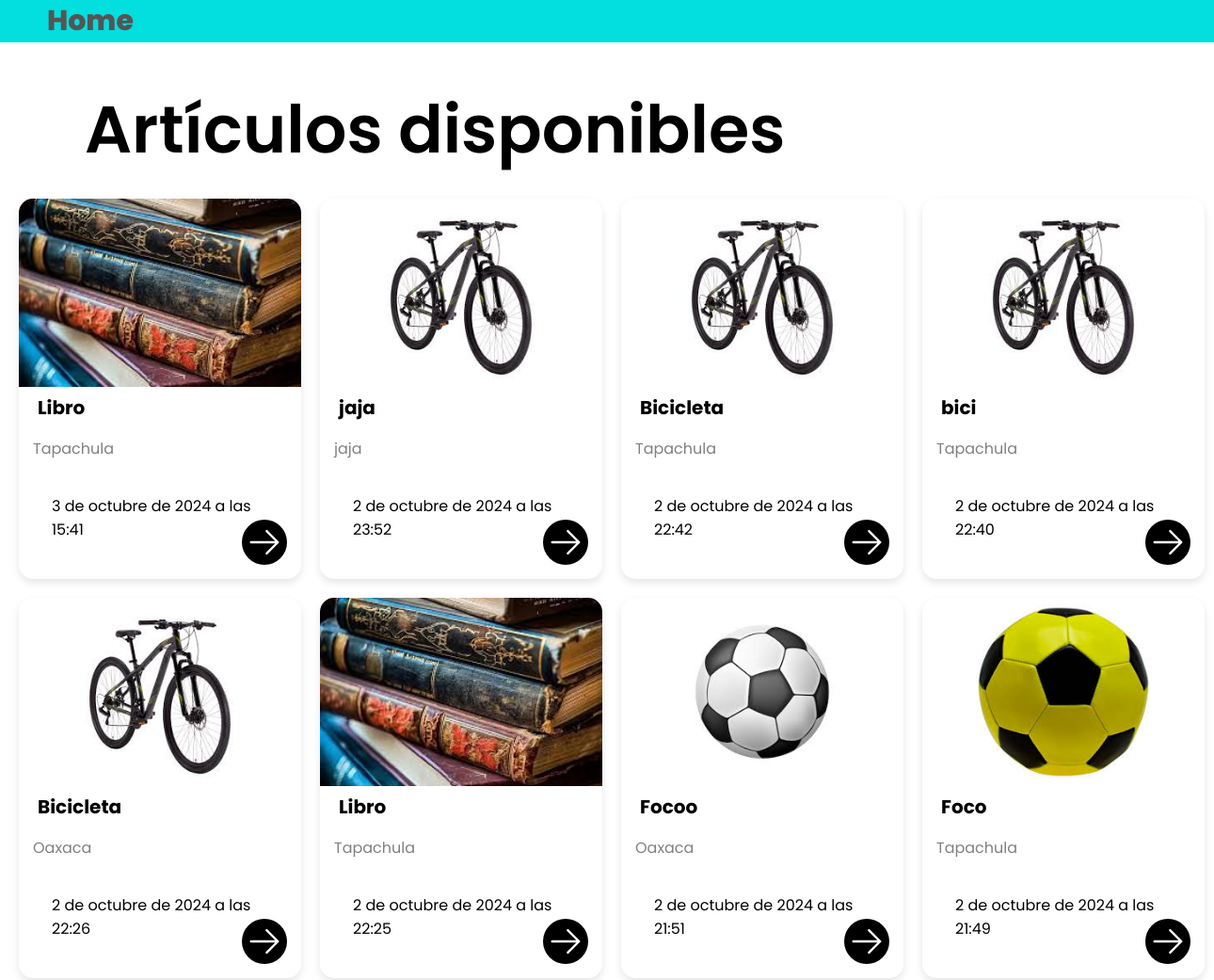
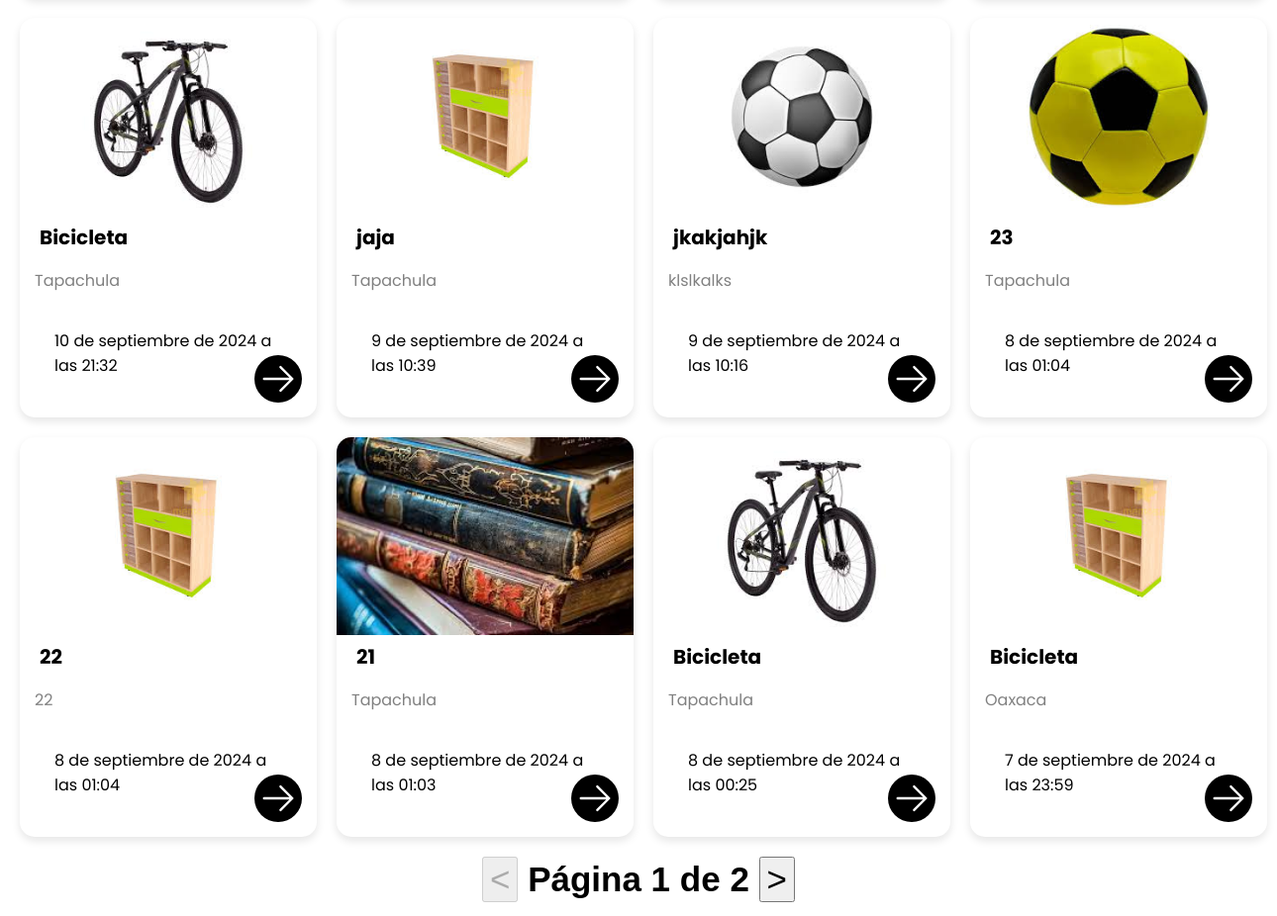
The page /articulosdisponibles on the database its author committed (2 pictures, top to bottom).
### core/models.py (models this page shows, shortened)
class Articulo(models.Model):
    nombre = models.CharField(max_length=100)
    descripcion = models.TextField()
    ubicacion = models.CharField(max_length=100)
    fecha_subida = models.DateTimeField(auto_now_add=True)
    fecha_actualizacion = models.DateTimeField(auto_now=True)
    imagen = models.ImageField(upload_to='articulos/', null=False, blank=False)
    usuario = models.ForeignKey(User, on_delete=models.CASCADE, null=False,blank=False)

### core/views.py (the view)
# urls.py: path('articulosdisponibles',ArticuloViewAll.as_view(),name="articulos-view-all"),
class ArticuloViewAll(ListView):
    model = Articulo
    template_name = 'core/articulos_listado.html'
    context_object_name = 'articulos'
    paginate_by = 16
    ordering = ['-fecha_subida']

### core/templates/core/articulos_listado.html (shortened to what this page needs)
{% load static %}
<!DOCTYPE html>
<html lang="es">
  <head>
    <link rel="stylesheet" href="{% static 'core/styles/style_listado_articulos.css' %}" />
    <link rel="stylesheet" href="https://unpkg.com/aos@next/dist/aos.css" />
  </head>
  <body>
    <main>
      <div class="container-bread">
        <div class="breadcrumb">
          <a href="{% url 'articulo-list' %}">Home</a>
        </div>
      </div>
      <section id="product-section">
        <div class="product-section-text-container">
          <div>
            <h2 class="product-section__title">Artículos disponibles</h2>
          </div>
        </div>
        <div class="card-container">
          {% for articulo in articulos %}
          <div class="card">
            <div class="card-img">
              {% if articulo.imagen %}
              <img src="{{articulo.imagen.url}}" alt="image1" class="zoom" data-articulo-id="{{articulo.pk}}"/>
              {% else %}
              <h2 class="no-images" style="margin-bottom: 95px;">No hay imagenes disponibles</h2>
              {% endif %}
            </div>
            <div class="card-content">
              <h2 class="item-name">{{articulo.nombre}}</h2>
              <p class="item-location">{{articulo.ubicacion}}</p>
              <p class="item-datetime" style="padding: 20px;">{{articulo.fecha_subida}}</p>
              <button type="button" class="arrow-icon" onclick="location.href='{% url 'articulo-detail' articulo.pk %}'">
                <svg
                  xmlns="http://www.w3.org/2000/svg"
                  fill="none"
                  viewBox="0 0 24 24"
                  stroke-width="1.5"
                  stroke="currentColor"
                  class="svg-arrow-icon"
                >
                  <path
                    stroke-linecap="round"
                    stroke-linejoin="round"
                    d="M13.5 4.5 21 12m0 0-7.5 7.5M21 12H3"
                  />
                </svg>
              </button>
            </div>
          </div>
          {% endfor %}
      </section>
    </main>
    <footer class="pagination">
    {% if page_obj.has_previous %}
    <button onclick="location.href='?page={{page_obj.previous_page_number}}'"><</button>
    {% else %}
    <button disabled style="cursor: default;"><</button>
    {% endif %}
       Página {{page_obj.number}} de {{page_obj.paginator.num_pages}}
       {% if page_obj.has_next %}
      <button onclick="location.href='?page={{page_obj.next_page_number}}'">></button>
      {% else %}
      <button disabled style="cursor: default;">></button>
       {% endif %}
    </footer>
  </body>
</html>

### core/static/core/styles/style_listado_articulos.css (style rules this page uses)
:root { --font-family: "Poppins", sans-serif; }
html { scroll-behavior: smooth; }
body { font-family: var(--font-family); color: white; margin: 0; padding: 0; }
.container-bread { display: flex; align-items: center; width: 100%; height: 100%; background-color: #03dede; }
.breadcrumb { font-size: 30px; color: black; font-weight: 800; }
.breadcrumb a { margin-left: 50px; text-decoration: none; color: #555; }
.product-section-text-container { display: flex; align-items: center; justify-content: space-between; }
.product-section__title { margin: 40px 0 0; padding-left: 90px; color: black; font-size: 70px; font-weight: 600; flex: 1; }
.card-container { display: grid; grid-template-columns: repeat(4, 1fr); justify-items: center; gap: 20px; padding: 20px; }
.card { background-color: white; border-radius: 15px; overflow: hidden; box-shadow: 0 4px 8px rgba(0, 0, 0, 0.1); width: 300px; text-align: center; position: relative; color: black; }
.card-img { position: relative; }
.zoom { transition: transform 0.3s ease; }
.card-img img:first-child { width: auto; height: 200px; object-fit: cover; }
.card-content { padding: 0 15px 15px 15px; text-align: left; }
.card-content h2 { font-size: 20px; margin-bottom: 5px; }
.item-name { margin: 0 5px 5px; }
.item-location { color: gray; margin-bottom: 5px; }
.item-datetime { font-weight: 400; margin-bottom: 5px; }
.arrow-icon { position: absolute; bottom: 15px; right: 15px; width: 48px; height: 48px; background-color: rgb(0, 0, 0); border: none; border-radius: 50%; padding: 5px; cursor: pointer; }
.svg-arrow-icon { stroke: white; }
.pagination { font-weight: 700; font-family: 'Lucida Sans', 'Lucida Sans Regular', 'Lucida Grande', 'Lucida Sans Unicode', Geneva, Verdana, sans-serif; font-size: 35px; text-align: center; color: black; height: 60px; }
.pagination > button { font-size: 35px; }

### rows shown on the page
Articulo: imagen (picture), nombre "Libro", ubicacion "Tapachula", fecha_subida "3 de octubre de 2024 a las 15:41"
Articulo: imagen (picture), nombre "jaja", ubicacion "jaja", fecha_subida "2 de octubre de 2024 a las 23:52"
Articulo: imagen (picture), nombre "Bicicleta", ubicacion "Tapachula", fecha_subida "2 de octubre de 2024 a las 22:42"
Articulo: imagen (picture), nombre "bici", ubicacion "Tapachula", fecha_subida "2 de octubre de 2024 a las 22:40"
Articulo: imagen (picture), nombre "Bicicleta", ubicacion "Oaxaca", fecha_subida "2 de octubre de 2024 a las 22:26"
Articulo: imagen (picture), nombre "Libro", ubicacion "Tapachula", fecha_subida "2 de octubre de 2024 a las 22:25"
Articulo: imagen (picture), nombre "Focoo", ubicacion "Oaxaca", fecha_subida "2 de octubre de 2024 a las 21:51"
Articulo: imagen (picture), nombre "Foco", ubicacion "Tapachula", fecha_subida "2 de octubre de 2024 a las 21:49"
Articulo: imagen (picture), nombre "Bicicleta", ubicacion "Tapachula", fecha_subida "10 de septiembre de 2024 a las 21:32"
Articulo: imagen (picture), nombre "jaja", ubicacion "Tapachula", fecha_subida "9 de septiembre de 2024 a las 10:39"
Articulo: imagen (picture), nombre "jkakjahjk", ubicacion "klslkalks", fecha_subida "9 de septiembre de 2024 a las 10:16"
Articulo: imagen (picture), nombre "23", ubicacion "Tapachula", fecha_subida "8 de septiembre de 2024 a las 01:04"
Articulo: imagen (picture), nombre "22", ubicacion "22", fecha_subida "8 de septiembre de 2024 a las 01:04"
Articulo: imagen (picture), nombre "21", ubicacion "Tapachula", fecha_subida "8 de septiembre de 2024 a las 01:03"
Articulo: imagen (picture), nombre "Bicicleta", ubicacion "Tapachula", fecha_subida "8 de septiembre de 2024 a las 00:25"
Articulo: imagen (picture), nombre "Bicicleta", ubicacion "Oaxaca", fecha_subida "7 de septiembre de 2024 a las 23:59"

### other values the page prints
{{ page_obj.number }} "1"
{{ page_obj.paginator.num_pages }} "2"
